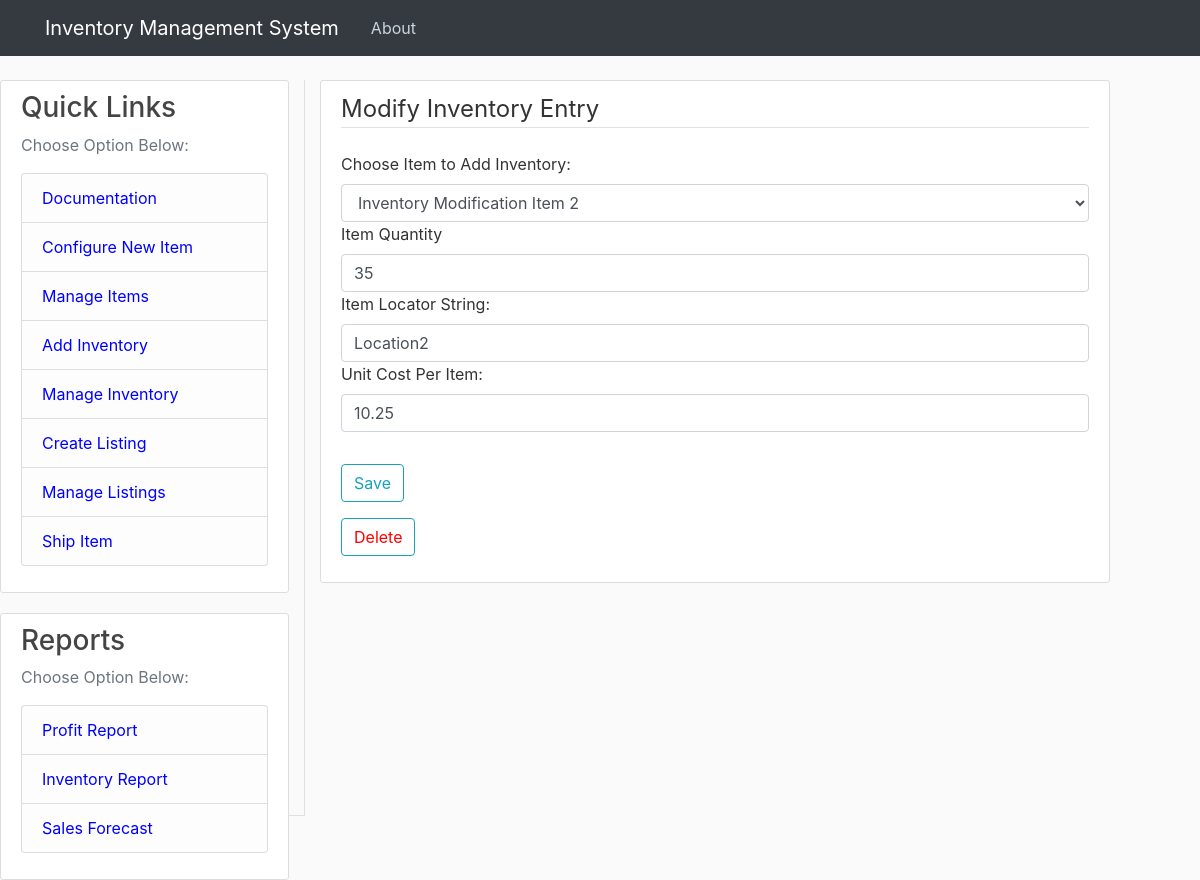
The app's page /modify_inventory?index=33 with its own data.
### tables this page shows
CREATE TABLE "inventory" (
	inventory_id INTEGER NOT NULL PRIMARY KEY AUTOINCREMENT,
	quantity INTEGER,
	item_id INTEGER, location_string TEXT, unit_price REAL,
	CONSTRAINT NewTable_items_FK FOREIGN KEY (item_id) REFERENCES items(item_id)
);

### inventoryWebApp.py (the view)
@app.route("/modify_inventory", methods=['GET', 'POST'])
def modify_inventory():
    index = request.args['index']
    if int(index) != 0:
        default_vals = get_inventory(index)
    form = ModifyInventory()
    if request.method == "POST":     # When submitting data
        if form.submit.data:    # If submit button is pressed
            if form.validate_on_submit():
                quantity_check = verify_positive_integer(form.quantity.data)
                if quantity_check == 'Valid':
                    flash(f'Updates Submitted', 'success')
                    inventory_entry = {}
                    inventory_entry['inventory_id'] = index
                    inventory_entry['item_id'] = int(form.item_id.data)
                    inventory_entry['quantity'] = int(form.quantity.data)
                    inventory_entry['unit_price'] = float(form.unit_price.data)
                    inventory_entry['location_string'] = form.location_string.data
                else:
                    flash(quantity_check, 'danger')
                    return render_template('modify_inventory.html', form=form)
                if int(index) != 0:     # If this is not a new item, use the update function
                    update_inventory(inventory_entry)
                else:
                    add_inventory(inventory_entry)  # If this is a new item, use the add function
                return redirect(url_for('inventory_list'))  # Update to items_list when this is built
        elif form.delete_button.data:
            delete_inventory(index)
            flash(f'Inventory Deleted', 'success')
            return redirect(url_for('inventory_list'))
    else:   # When first rendering the page (method = GET)
        if int(index) != 0:     #pre-populates the data if existing item is being modified
            form.item_id.data = str(default_vals[0]['item_id'])
            form.location_string.data = default_vals[0]['location_string']
            form.quantity.data = default_vals[0]['quantity']
            form.unit_price.data = default_vals[0]['unit_price']
    return render_template('modify_inventory.html', form=form)

### inventoryWebApp.py
class ModifyInventory(FlaskForm):
    item_id = SelectField('Choose Item to Add Inventory:', choices=[])
    quantity = StringField('Item Quantity')
    location_string = StringField("Item Locator String:")
    unit_price = DecimalField('Unit Cost Per Item:', places=2, rounding=None, validators=[DataRequired()])
    submit = SubmitField('Save')
    delete_button = SubmitField('Delete')
    def __init__(self):
        super(ModifyInventory, self).__init__()
        items = get_items()
        self.item_id.choices = [(entry['item_id'], entry['item_name']) for entry in items]

### inventoryDbFunctions.py (called while the page is built)
def create_connection(db_file=None):
    if db_file:
        print(db_file)
    else:
        db_file = prod_db_file
    conn2 = sqlite3.connect(db_file)
    return conn2

def get_items(item_id=0, db_file=None):
    items = []
    try:
        conn = create_connection(db_file)
        conn.row_factory = sqlite3.Row
        cur = conn.cursor()
        if item_id == 0:
            cur.execute("SELECT * FROM ITEMS")
        else:
            id_str = str(item_id)
            cur.execute("SELECT * FROM ITEMS WHERE item_id = " + id_str)
        rows = cur.fetchall()
        for i in rows:
            item = {}
            item["item_id"] = i["item_id"]
            item["item_name"] = i["item_name"]
            item["item_description"] = i["item_description"]
            items.append(item)
        conn.close()
    except:
        print("Error in get_items function")
    return items

### templates/modify_inventory.html (shortened to what this page needs)
{% extends "layout.html" %}
{% block content %}
    <div class="content-section">
        <form method ="POST" action="" enctype = "multipart/form-data">
            <fieldset class ="form-group">
                <legend class ="border-bottom mb-4">Modify Inventory Entry</legend>
                <div class="form-group">
                    {{ form.item_id.label(class="form-control-label") }}
                    {{ form.item_id(class="form-control form-control=lg") }}
                    {{ form.quantity.label(class="form-control-label") }}
                    {{ form.quantity(class="form-control form-control=lg") }}
                    {{ form.location_string.label(class="form-control-label") }}
                    {{ form.location_string(class="form-control form-control=lg") }}
                    {{ form.unit_price.label(class="form-control-label") }}
                    {{ form.unit_price(class="form-control form-control=lg") }}
                </div>
            </fieldset>
            <div class="form-group">
                {{ form.submit(class="btn btn-outline-info", onclick="userFeedback()") }}
            </div>
            <div class="form-group">
                {{ form.delete_button(class="btn btn-outline-info", onclick="userFeedback2()", style = "color:red") }}
            </div>
        </form>
    </div>
{% endblock content %}

### static/main.css (style rules this page uses)
body { background: #fafafa; color: #333333; margin-top: 5rem; }
.content-section { background: #ffffff; padding: 10px 20px; border: 1px solid #dddddd; border-radius: 3px; margin-bottom: 20px; }

### records on screen
inventory: item_id "Inventory Modification Item 2", quantity "35", location_string "Location2", unit_price "10.25"
